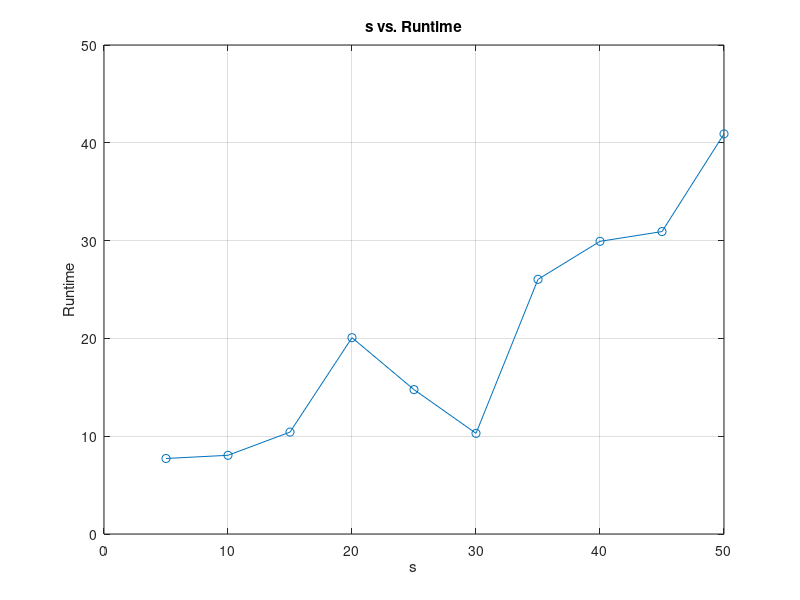

Reproduce this figure in MATLAB.
clc,clear
% 3M25D
% x = [5, 10, 15, 20, 25, 30, 35, 40, 45, 50];
% y = [0.433, 0.8723, 1.3336, 1.4844, 1.7776, 1.8943, 2.5113, 2.4788, 2.9332, 3.1346];

% Covertype
% x = [5, 10, 15, 20, 25, 30, 35, 40, 45, 50];
% y = [0.4286, 0.7242, 0.9754, 1.2650, 1.5177, 1.7730, 2.0745, 2.3346, 2.5951, 2.8064];

% Pendigits
% x = [5, 10, 15, 20, 25, 30, 35, 40, 45, 50];
% y = [0.2167, 0.3284, 0.4998, 0.6761, 0.8464, 0.9656, 1.0856, 1.3498, 1.4152, 1.5728];

% N-BaloT
x = [5, 10, 15, 20, 25, 30, 35, 40, 45, 50];
y = [7.7221, 8.0479, 10.4205, 20.0748, 14.7640, 10.2919, 26.0396, 29.9243, 30.9244, 40.9111];

% 创建折线图
plot(x, y, '-o'); % '-o' 表示线条和标记点

% 标题和轴标签
title('s vs. Runtime');
xlabel('s');
ylabel('Runtime');

% 可选：为了更好的可视化，添加网格
grid on;
